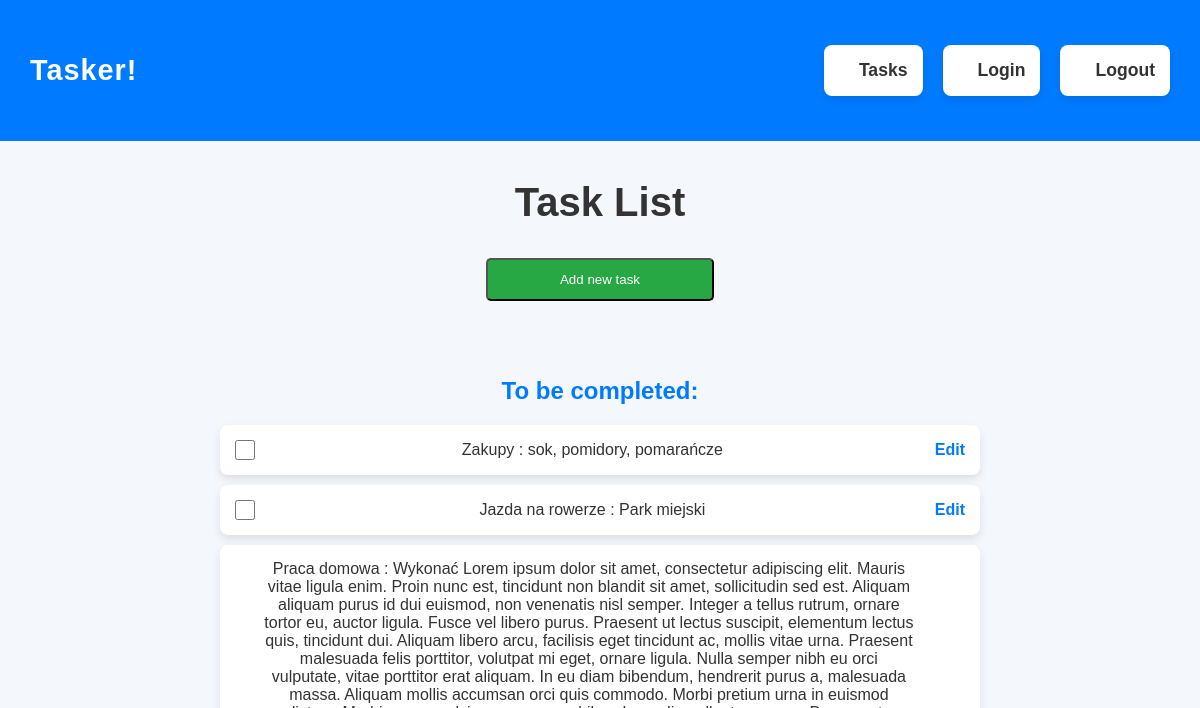
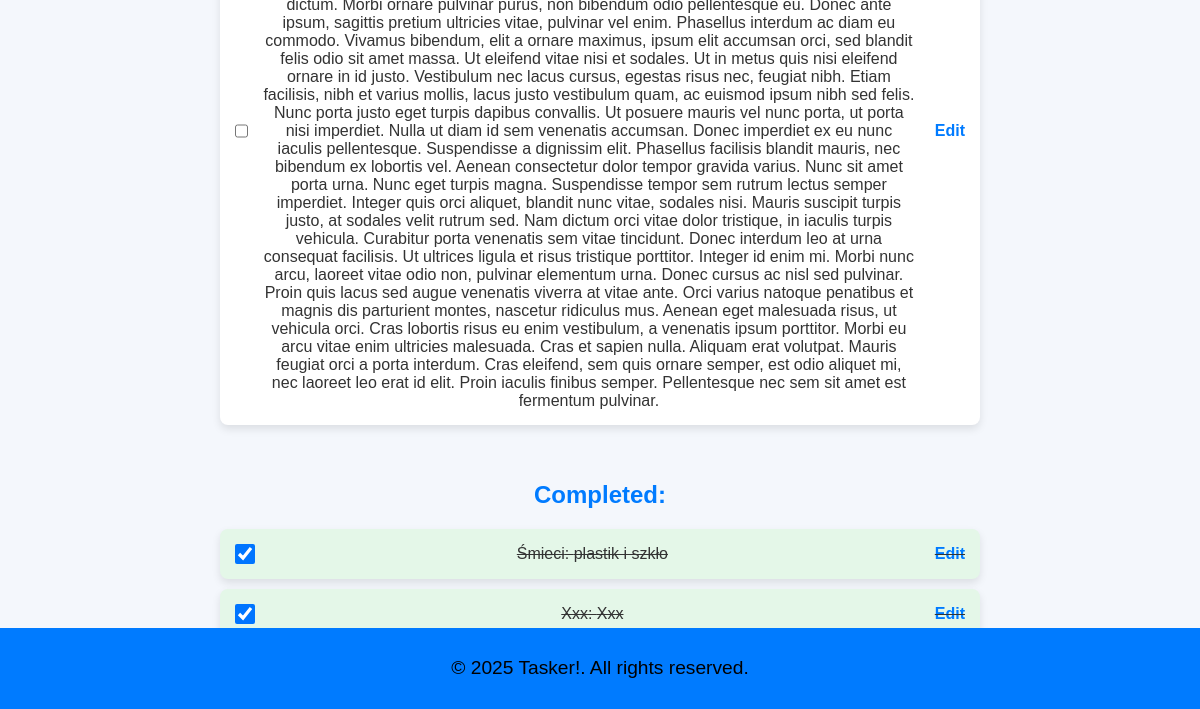
Page /tasks/ (signed in) on the earlier database version (2 pictures, top to bottom).
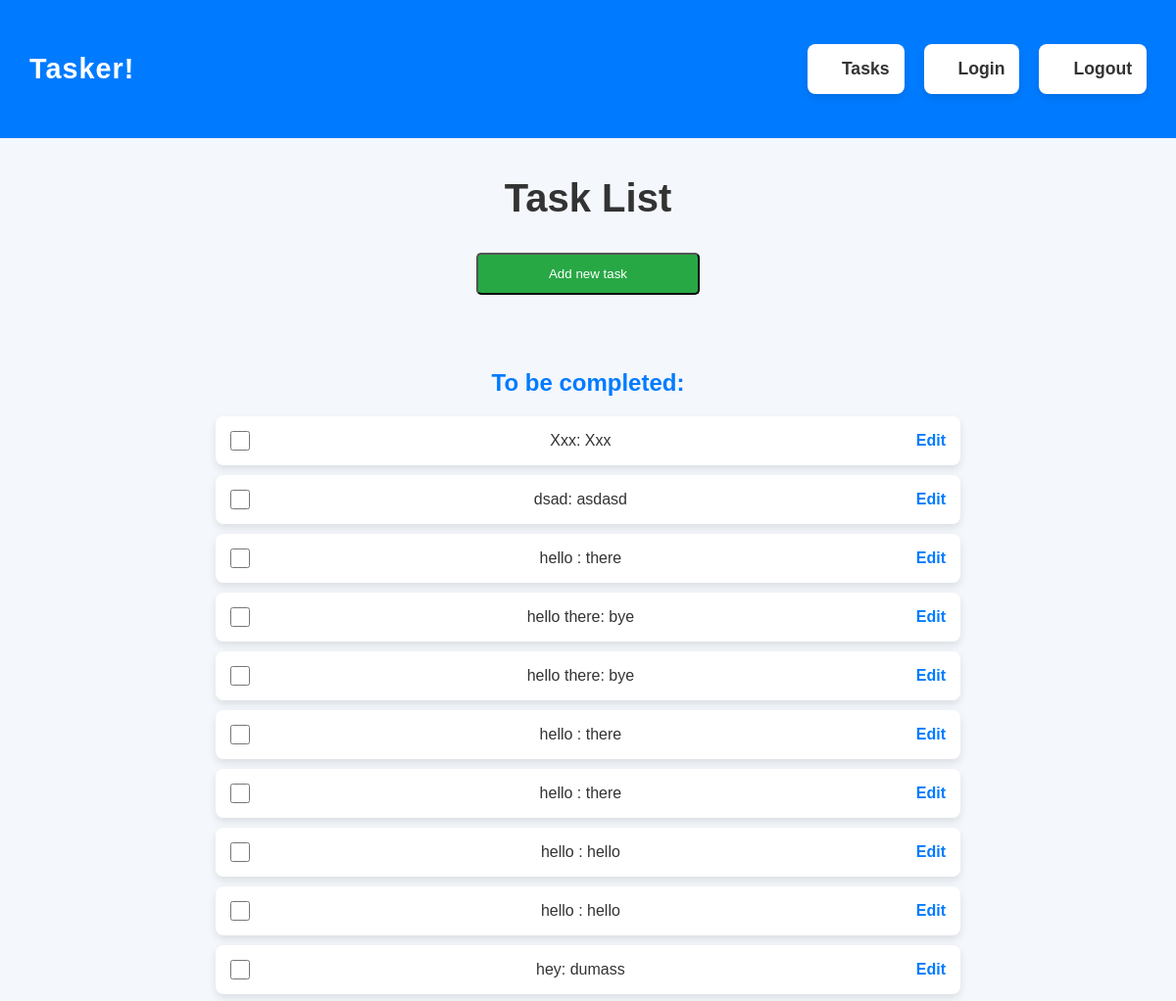
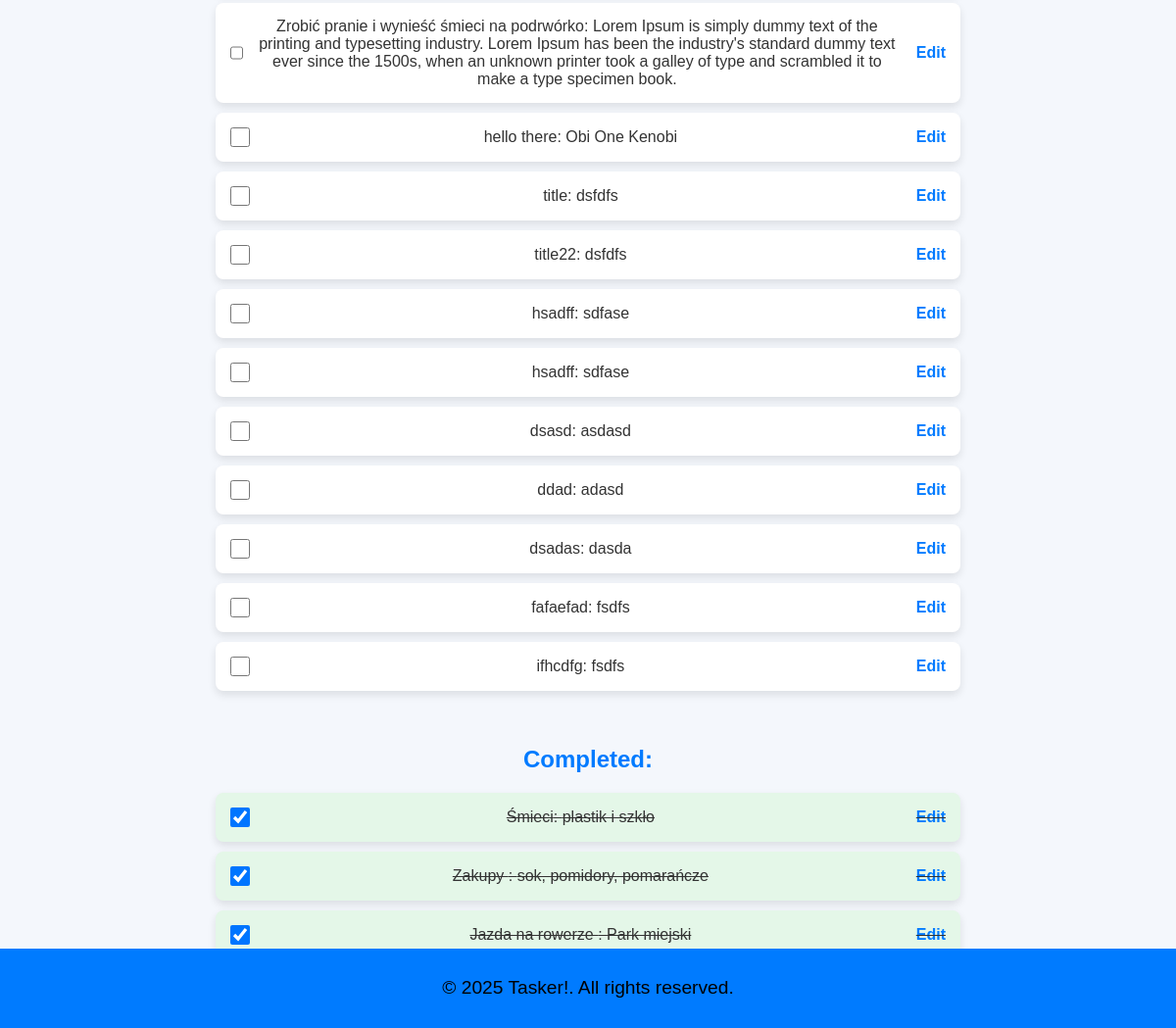
Same page on the later database version (2 pictures, top to bottom).
### models.py (models this page shows)
class BaseModel(Model):
    class Meta:
        database = db

class Task(BaseModel):
    title = CharField()
    description = CharField()
    completed = BooleanField(default=False)
    user_id = IntegerField()

### routes.py (the view)
@task_routes.route("/", methods=["GET"])
def get_tasks():
    if "user_id" not in session:
        return render_template("tasks_nologin.html")
    tasks = Task.select().where(Task.user_id == session["user_id"])
    return render_template("tasks.html", tasks = [task.__data__ for task in tasks])

### templates/tasks.html (shortened to what this page needs)
<!DOCTYPE html>
<html lang="en">
<head>
    <link rel="stylesheet" href="{{ url_for('static', filename= 'css/style.css') }}">
</head>
<body>
    <header>
        <div class="logo">Tasker!</div>
        <ul class="menu">
            <li><a href="/tasks">Tasks</a></li>
            <li><a href="/auth/login">Login</a></li>
            <li><a href="/auth/logout">Logout</a></li>
        </ul>
    </header>
    <main>
        <h1>Task List</h1>
        <button onclick="location.href='/tasks/add'" id="new-task">Add new task</button>
        <br/>
        <h3>To be completed:</h3>
        <ul id="incomplete-tasks">
            {% for task in tasks %}
            {% if not task.completed %}
            <li>
                <input type="checkbox" class="task-checkbox" data-task-id="{{ task.id }}">
                {{ task.title }}: {{ task.description }}
                <a href="/tasks/{{ task.id }}">Edit </a>
            </li>
            {% endif %}
            {% endfor %}
        </ul>
        <br/><br/>
        <h3>Completed:</h3>
        <ul id="completed-tasks">
            {% for task in tasks %}
            {% if task.completed %}
            <li>
                <input type="checkbox" class="task-checkbox" data-task-id="{{ task.id }}" checked>
                {{ task.title }}: {{ task.description }}
                <a href="/tasks/{{ task.id }}">Edit </a>
            </li>
            {% endif %}
            {% endfor %}
        </ul>
    </main>
    <footer>
        <p>&copy; 2025 Tasker!. All rights reserved.</p>
    </footer>
</body>
</html>

Differences in the rows shown:
removed Task: title "Praca domowa", description "Wykonać Lorem ipsum dolor sit amet, consectetur adipiscing elit. Mauris vitae ligula enim. Proin nunc est, tincidunt non blandit sit amet, sollicitudin sed est. Aliquam aliquam purus id dui euismod, non venenatis nisl semper. Integer a tellus rutrum, ornare tortor eu, auctor ligula. Fusce vel libero purus. Praesent ut lectus suscipit, elementum lectus quis, tincidunt dui. Aliquam libero arcu, facilisis eget tincidunt ac, mollis vitae urna. Praesent malesuada felis porttitor, volutpat mi eget, ornare ligula. Nulla semper nibh eu orci vulputate, vitae porttitor erat aliquam. In eu diam bibendum, hendrerit purus a, malesuada massa. Aliquam mollis accumsan orci quis commodo. Morbi pretium urna…", shown under "To be completed:"
changed Task "Xxx": moves from the list under "Completed:" to the list under "To be completed:"
added Task: title "dsad", description "asdasd", shown under "To be completed:"
added Task: title "hello", description "there", shown under "To be completed:"
added Task: title "hello there", description "bye", shown under "To be completed:"
added Task: title "hello there", description "bye", shown under "To be completed:"
added Task: title "hello", description "there", shown under "To be completed:"
added Task: title "hello", description "there", shown under "To be completed:"
added Task: title "hello", description "hello", shown under "To be completed:"
added Task: title "hello", description "hello", shown under "To be completed:"
added Task: title "hey", description "dumass", shown under "To be completed:"
added Task: title "Zrobić pranie i wynieść śmieci na podrwórko", description "Lorem Ipsum is simply dummy text of the printing and typesetting industry. Lorem Ipsum has been the industry's standard dummy text ever since the 1500s, when an unknown printer took a galley of type and scrambled it to make a type specimen book.", shown under "To be completed:"
added Task: title "hello there", description "Obi One Kenobi", shown under "To be completed:"
added Task: title "title", description "dsfdfs", shown under "To be completed:"
added Task: title "title22", description "dsfdfs", shown under "To be completed:"
added Task: title "hsadff", description "sdfase", shown under "To be completed:"
added Task: title "hsadff", description "sdfase", shown under "To be completed:"
added Task: title "dsasd", description "asdasd", shown under "To be completed:"
added Task: title "ddad", description "adasd", shown under "To be completed:"
added Task: title "dsadas", description "dasda", shown under "To be completed:"
added Task: title "fafaefad", description "fsdfs", shown under "To be completed:"
added Task: title "ifhcdfg", description "fsdfs", shown under "To be completed:"
changed Task "Zakupy": moves from the list under "To be completed:" to the list under "Completed:"
changed Task "Jazda na rowerze": moves from the list under "To be completed:" to the list under "Completed:"
